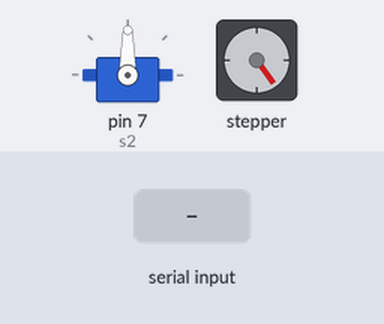
The sketch below on a simulated Arduino Uno, built with avr-gcc and run on an emulated ATmega328P. Shown: servo, stepper motor. The inputs (shaded band) are chosen by the test bench. Stepper angles assume 200 steps per turn.

Above: at 1.7 s.
1.8 s: "90,45\n" received over Serial
At 3.1 s:
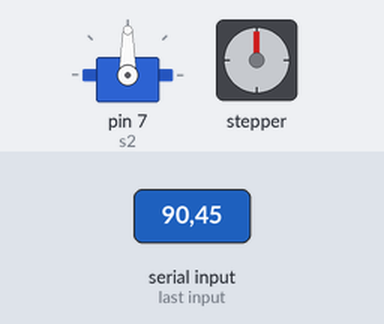
4.8 s: "90,45,200\n" received over Serial
At 6.18 s:
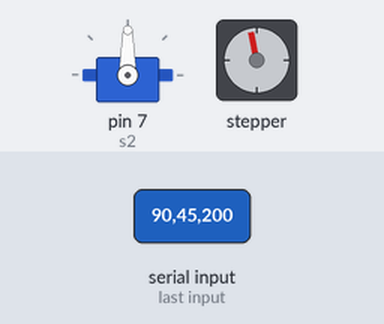
7.8 s: "90,45,200,10\n" received over Serial
At 8.05 s:
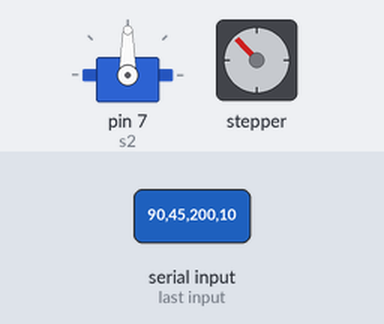
At 9.6 s:
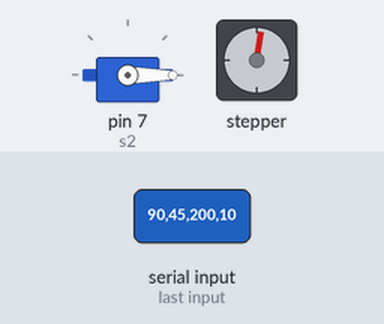
10.8 s: "30,150,10\n" received over Serial
13.8 s: "0\n" received over Serial
16.8 s: "30,150,10,200\n" received over Serial
Timing chart, 0 to 24.5 s (numbered marks = the images above; inputs shaded):
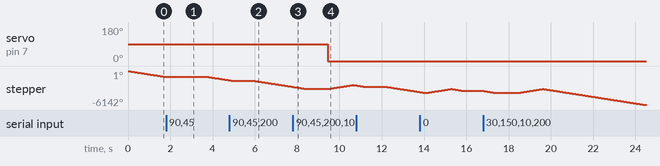

Measured:
- after the input at 7.8 s, servo on pin 7 (s2): 90° → 0° after 1.6 s

The sketch:

Mech.ino
```cpp
#include <Stepper.h>
#include <Servo.h>
#define STEPS 200
Servo s2;
Stepper motor1(STEPS, 8,9,10,11);
 int c=0,x=0;
void setup()
{
  Serial.begin(9600);
  motor1.setSpeed(100);
  s2.attach(7);
}
void carry()
{
 for(int i=1;i<=2;i++)
 {
 motor1.step(200);
}
}

void pick()
{

 motor1.step(200);

}

void drop()
{
 motor1.step(-200);
}
// 3 buttons to be made,
void loop()
{
  drop();
  if(Serial.available()>0)
  {

    if(Serial.parseInt()==0)//no need of button for it, will automatically execute after 1 is pressed
  {
    s2.write(0);
    carry();

  }
  else if(Serial.parseInt()==1)// to push ring
  {
    s2.write(180);
  }
  else if(Serial.parseInt()==2)//to pick up rings from ground
  {
    pick();
  }
  else if(Serial.parseInt()==3)//to lower the platform
  {
    drop();
  }
  }
}
```
